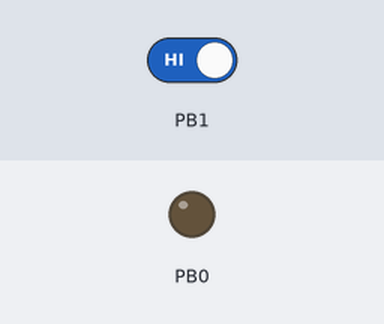
A program run on a simulated ATmega328P, built with avr-gcc and emulated at 16 MHz. On the bench: output pins drawn as LEDs (lit = HIGH). The test bench sets the inputs (shaded band); at power-on: PB1 HIGH. What the program prints to the serial monitor is not drawn.

Above: at 1.8 s.
1.9 s: PB1 driven LOW
Timing chart, 0 to 4.9 s (numbered marks = the images above; inputs shaded):
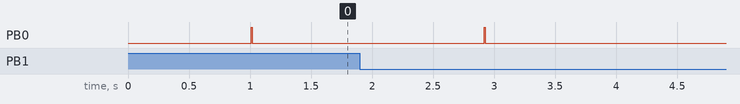

The program:

main.c
```c
#include <avr/io.h>
#include <avr/interrupt.h>
#include <util/delay.h>
#include <stdlib.h>
#define interrupts() SREG |= (1<<7)
#define CALIBRATION .69
volatile uint32_t i;
uint32_t data;
volatile char astept =1;
volatile int contor;
char out[16];

//D8 - TRIG
//D9 - ECHO
void print(char* msg){
  for(i=0;msg[i]!='\0';i++){
    while(!(UCSR0A & 32));
    UDR0 = msg[i];
  }
}

ISR(TIMER1_COMPA_vect)
{
  TCNT1 = 0;
  i++; // număra calupuri de 1 microsecunde
  if ((PINB & 0x02) == 0)
  {
    TIMSK1 = TIMSK1 & ~0x02; //oprim timerul
    astept = 1;
  }
}

/**
 * @name Send Impulse
 * @brief Set TRIG pin to high for 10ms and then to low to send a signal
 * @param None
*/
void send_impulse(void){
  PORTB &= ~1;
  _delay_ms(2);
  PORTB |= 1;
  _delay_ms(10);
  PORTB &= ~1;
}

uint32_t read_echo(void){
  OCR1A = 2;
  i = 0;
  astept = 0;
  while((PINB & 2) == 0);
  TIMSK1 = 2;
  while(!astept);
  i = i*CALIBRATION;
  return i;
}

/**
 * @brief sends impulse and then it reads the ECHO pin for the distance
 * @return i
*/
unsigned long read_sensor(void){
  send_impulse();
  return read_echo();
}

void setup(){
  DDRB = 0b01;
  UCSR0B = 0b11000;
  UCSR0C = 0b00000110;
  UBRR0 = 103;
  TCCR1A = 0x00; //0000 0000 - Normal, CTC
  TCCR1B = 0x0A; //0000 1010 - CTC,8 prescale
  print("Starting\n");
  interrupts();
}

int main(void){
  setup();
  while(1){
    _delay_ms(1000);
    data = read_sensor();
    print("Sensor: ");
    ultoa(data,out,10);
    print(out);
    print(" mm\n");
  }
}
```

Measured:
- after the input at 1.9 s, PB0: LOW → HIGH after 1.0 s, → LOW 0.01 s later
